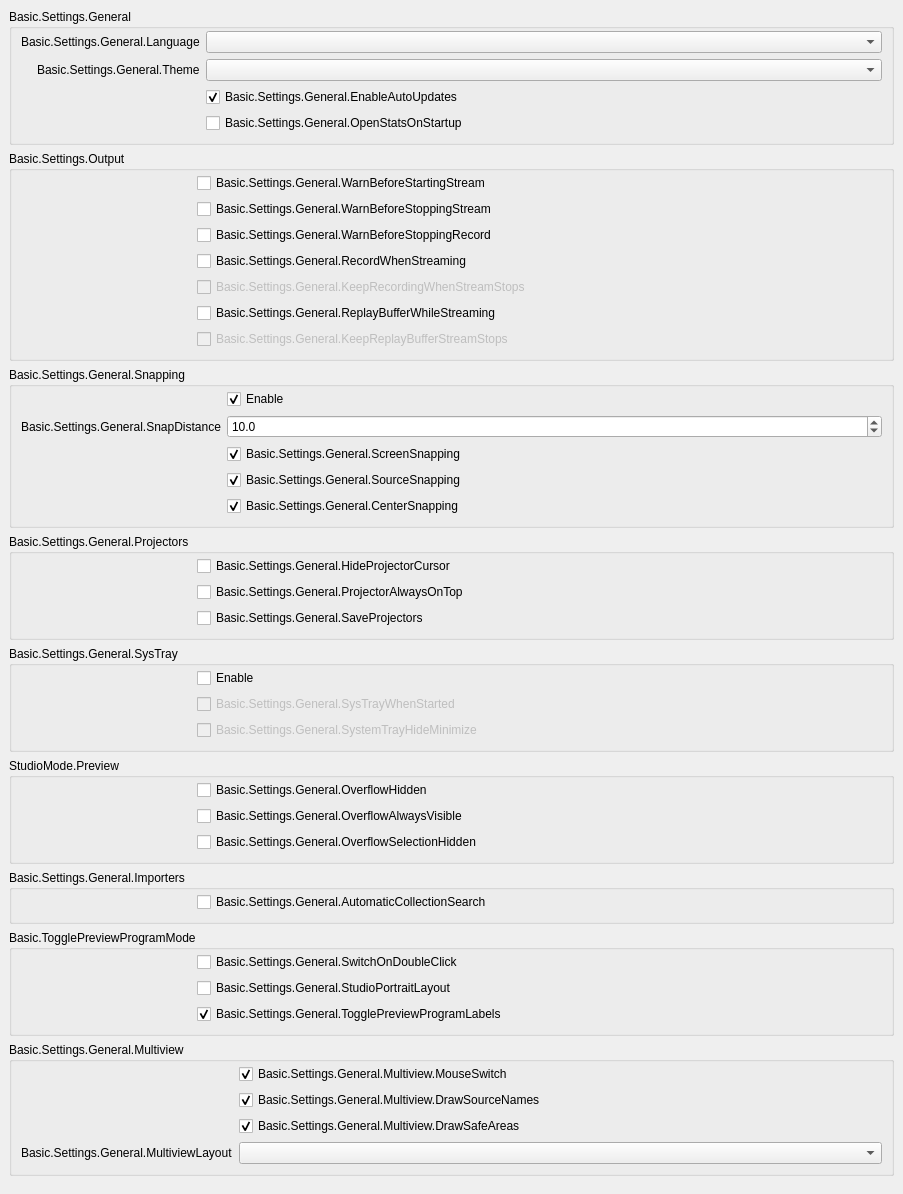
           <widget class="QWidget" name="scrollAreaWidgetContents_2">
            <property name="geometry">
             <rect>
              <x>0</x>
              <y>0</y>
              <width>903</width>
              <height>984</height>
             </rect>
            </property>
            <layout class="QVBoxLayout" name="verticalLayout_19">
             <property name="leftMargin">
              <number>0</number>
             </property>
             <property name="topMargin">
              <number>0</number>
             </property>
             <property name="rightMargin">
              <number>0</number>
             </property>
             <property name="bottomMargin">
              <number>9</number>
             </property>
             <item alignment="Qt::AlignTop">
              <widget class="QWidget" name="widget_2" native="true">
               <layout class="QVBoxLayout" name="verticalLayout_20">
                <item>
                 <widget class="QGroupBox" name="groupBox_15">
                  <property name="title">
                   <string>Basic.Settings.General</string>
                  </property>
                  <layout class="QFormLayout" name="formLayout_32">
                   <property name="fieldGrowthPolicy">
                    <enum>QFormLayout::AllNonFixedFieldsGrow</enum>
                   </property>
                   <property name="labelAlignment">
                    <set>Qt::AlignRight|Qt::AlignTrailing|Qt::AlignVCenter</set>
                   </property>
                   <property name="topMargin">
                    <number>2</number>
                   </property>
                   <item row="0" column="0">
                    <widget class="QLabel" name="label">
                     <property name="text">
                      <string>Basic.Settings.General.Language</string>
                     </property>
                     <property name="buddy">
                      <cstring>language</cstring>
                     </property>
                    </widget>
                   </item>
                   <item row="0" column="1">
                    <widget class="QComboBox" name="language"/>
                   </item>
                   <item row="1" column="0">
                    <widget class="QLabel" name="label_42">
                     <property name="text">
                      <string>Basic.Settings.General.Theme</string>
                     </property>
                     <property name="buddy">
                      <cstring>theme</cstring>
                     </property>
                    </widget>
                   </item>
                   <item row="1" column="1">
                    <widget class="QComboBox" name="theme"/>
                   </item>
                   <item row="2" column="0">
                    <spacer name="horizontalSpacer_3">
                     <property name="orientation">
                      <enum>Qt::Horizontal</enum>
                     </property>
                     <property name="sizeType">
                      <enum>QSizePolicy::Fixed</enum>
                     </property>
                     <property name="sizeHint" stdset="0">
                      <size>
                       <width>170</width>
                       <height>5</height>
                      </size>
                     </property>
                    </spacer>
                   </item>
                   <item row="2" column="1">
                    <widget class="QCheckBox" name="enableAutoUpdates">
                     <property name="text">
                      <string>Basic.Settings.General.EnableAutoUpdates</string>
                     </property>
                     <property name="checked">
                      <bool>true</bool>
                     </property>
                    </widget>
                   </item>
                   <item row="3" column="1">
                    <widget class="QCheckBox" name="openStatsOnStartup">
                     <property name="text">
                      <string>Basic.Settings.General.OpenStatsOnStartup</string>
                     </property>
                    </widget>
                   </item>
                  </layout>
                 </widget>
                </item>
                <item>
                 <widget class="QGroupBox" name="groupBox_16">
                  <property name="title">
                   <string>Basic.Settings.Output</string>
                  </property>
                  <layout class="QFormLayout" name="formLayout_2">
                   <property name="fieldGrowthPolicy">
                    <enum>QFormLayout::AllNonFixedFieldsGrow</enum>
                   </property>
                   <property name="topMargin">
                    <number>2</number>
                   </property>
                   <item row="0" column="0">
                    <spacer name="horizontalSpacer_5">
                     <property name="orientation">
                      <enum>Qt::Horizontal</enum>
                     </property>
                     <property name="sizeType">
                      <enum>QSizePolicy::Fixed</enum>
                     </property>
                     <property name="sizeHint" stdset="0">
                      <size>
                       <width>170</width>
                       <height>5</height>
                      </size>
                     </property>
                    </spacer>
                   </item>
                   <item row="0" column="1">
                    <widget class="QCheckBox" name="warnBeforeStreamStart">
                     <property name="text">
                      <string>Basic.Settings.General.WarnBeforeStartingStream</string>
                     </property>
                    </widget>
                   </item>
                   <item row="1" column="1">
                    <widget class="QCheckBox" name="warnBeforeStreamStop">
                     <property name="text">
                      <string>Basic.Settings.General.WarnBeforeStoppingStream</string>
                     </property>
                    </widget>
                   </item>
                   <item row="2" column="1">
                    <widget class="QCheckBox" name="warnBeforeRecordStop">
                     <property name="text">
                      <string>Basic.Settings.General.WarnBeforeStoppingRecord</string>
                     </property>
                    </widget>
                   </item>
                   <item row="3" column="1">
                    <widget class="QCheckBox" name="recordWhenStreaming">
                     <property name="text">
                      <string>Basic.Settings.General.RecordWhenStreaming</string>
                     </property>
                    </widget>
                   </item>
                   <item row="4" column="1">
                    <widget class="QCheckBox" name="keepRecordStreamStops">
                     <property name="enabled">
                      <bool>false</bool>
                     </property>
                     <property name="text">
                      <string>Basic.Settings.General.KeepRecordingWhenStreamStops</string>
                     </property>
                    </widget>
                   </item>
                   <item row="5" column="1">
                    <widget class="QCheckBox" name="replayWhileStreaming">
                     <property name="text">
                      <string>Basic.Settings.General.ReplayBufferWhileStreaming</string>
                     </property>
                    </widget>
                   </item>
                   <item row="6" column="1">
                    <widget class="QCheckBox" name="keepReplayStreamStops">
                     <property name="enabled">
                      <bool>false</bool>
                     </property>
                     <property name="text">
                      <string>Basic.Settings.General.KeepReplayBufferStreamStops</string>
                     </property>
                    </widget>
                   </item>
                  </layout>
                 </widget>
                </item>
                <item>
                 <widget class="QGroupBox" name="groupBox_10">
                  <property name="enabled">
                   <bool>true</bool>
                  </property>
                  <property name="sizePolicy">
                   <sizepolicy hsizetype="Preferred" vsizetype="Maximum">
                    <horstretch>0</horstretch>
                    <verstretch>0</verstretch>
                   </sizepolicy>
                  </property>
                  <property name="title">
                   <string>Basic.Settings.General.Snapping</string>
                  </property>
                  <property name="flat">
                   <bool>false</bool>
                  </property>
                  <layout class="QFormLayout" name="formLayout_21">
                   <property name="fieldGrowthPolicy">
                    <enum>QFormLayout::AllNonFixedFieldsGrow</enum>
                   </property>
                   <property name="labelAlignment">
                    <set>Qt::AlignRight|Qt::AlignTrailing|Qt::AlignVCenter</set>
                   </property>
                   <property name="topMargin">
                    <number>2</number>
                   </property>
                   <item row="0" column="1">
                    <widget class="QCheckBox" name="snappingEnabled">
                     <property name="text">
                      <string>Enable</string>
                     </property>
                     <property name="checked">
                      <bool>true</bool>
                     </property>
                    </widget>
                   </item>
                   <item row="2" column="1">
                    <widget class="QCheckBox" name="screenSnapping">
                     <property name="text">
                      <string>Basic.Settings.General.ScreenSnapping</string>
                     </property>
                     <property name="checked">
                      <bool>true</bool>
                     </property>
                    </widget>
                   </item>
                   <item row="4" column="1">
                    <widget class="QCheckBox" name="centerSnapping">
                     <property name="text">
                      <string>Basic.Settings.General.CenterSnapping</string>
                     </property>
                     <property name="checked">
                      <bool>true</bool>
                     </property>
                    </widget>
                   </item>
                   <item row="3" column="1">
                    <widget class="QCheckBox" name="sourceSnapping">
                     <property name="text">
                      <string>Basic.Settings.General.SourceSnapping</string>
                     </property>
                     <property name="checked">
                      <bool>true</bool>
                     </property>
                    </widget>
                   </item>
                   <item row="1" column="1">
                    <widget class="QDoubleSpinBox" name="snapDistance">
                     <property name="decimals">
                      <number>1</number>
                     </property>
                     <property name="singleStep">
                      <double>0.500000000000000</double>
                     </property>
                     <property name="value">
                      <double>10.000000000000000</double>
                     </property>
                    </widget>
                   </item>
                   <item row="1" column="0">
                    <widget class="QLabel" name="label_9">
                     <property name="text">
                      <string>Basic.Settings.General.SnapDistance</string>
                     </property>
                     <property name="buddy">
                      <cstring>snapDistance</cstring>
                     </property>
                    </widget>
                   </item>
                   <item row="3" column="0">
                    <spacer name="horizontalSpacer_4">
                     <property name="orientation">
                      <enum>Qt::Horizontal</enum>
                     </property>
                     <property name="sizeType">
                      <enum>QSizePolicy::Fixed</enum>
                     </property>
                     <property name="sizeHint" stdset="0">
                      <size>
                       <width>170</width>
                       <height>5</height>
                      </size>
                     </property>
                    </spacer>
                   </item>
                  </layout>
                 </widget>
                </item>
                <item>
                 <widget class="QGroupBox" name="groupBox_14">
                  <property name="title">
                   <string>Basic.Settings.General.Projectors</string>
                  </property>
                  <layout class="QFormLayout" name="formLayout_28">
                   <property name="fieldGrowthPolicy">
                    <enum>QFormLayout::AllNonFixedFieldsGrow</enum>
                   </property>
                   <property name="topMargin">
                    <number>2</number>
                   </property>
                   <item row="0" column="1">
                    <widget class="QCheckBox" name="hideProjectorCursor">
                     <property name="text">
                      <string>Basic.Settings.General.HideProjectorCursor</string>
                     </property>
                    </widget>
                   </item>
                   <item row="1" column="1">
                    <widget class="QCheckBox" name="projectorAlwaysOnTop">
                     <property name="text">
                      <string>Basic.Settings.General.ProjectorAlwaysOnTop</string>
                     </property>
                    </widget>
                   </item>
                   <item row="2" column="1">
                    <widget class="QCheckBox" name="saveProjectors">
                     <property name="text">
                      <string>Basic.Settings.General.SaveProjectors</string>
                     </property>
                    </widget>
                   </item>
                   <item row="1" column="0">
                    <spacer name="horizontalSpacer">
                     <property name="orientation">
                      <enum>Qt::Horizontal</enum>
                     </property>
                     <property name="sizeType">
                      <enum>QSizePolicy::Fixed</enum>
                     </property>
                     <property name="sizeHint" stdset="0">
                      <size>
                       <width>170</width>
                       <height>5</height>
                      </size>
                     </property>
                    </spacer>
                   </item>
                  </layout>
                 </widget>
                </item>
                <item>
                 <widget class="QGroupBox" name="groupBox_13">
                  <property name="title">
                   <string>Basic.Settings.General.SysTray</string>
                  </property>
                  <layout class="QFormLayout" name="formLayout_29">
                   <property name="fieldGrowthPolicy">
                    <enum>QFormLayout::AllNonFixedFieldsGrow</enum>
                   </property>
                   <property name="topMargin">
                    <number>2</number>
                   </property>
                   <item row="0" column="1">
                    <widget class="QCheckBox" name="systemTrayEnabled">
                     <property name="text">
                      <string>Enable</string>
                     </property>
                    </widget>
                   </item>
                   <item row="1" column="1">
                    <widget class="QCheckBox" name="systemTrayWhenStarted">
                     <property name="enabled">
                      <bool>false</bool>
                     </property>
                     <property name="text">
                      <string>Basic.Settings.General.SysTrayWhenStarted</string>
                     </property>
                    </widget>
                   </item>
                   <item row="2" column="1">
                    <widget class="QCheckBox" name="systemTrayAlways">
                     <property name="enabled">
                      <bool>false</bool>
                     </property>
                     <property name="text">
                      <string>Basic.Settings.General.SystemTrayHideMinimize</string>
                     </property>
                    </widget>
                   </item>
                   <item row="1" column="0">
                    <spacer name="horizontalSpacer_2">
                     <property name="orientation">
                      <enum>Qt::Horizontal</enum>
                     </property>
                     <property name="sizeType">
                      <enum>QSizePolicy::Fixed</enum>
                     </property>
                     <property name="sizeHint" stdset="0">
                      <size>
                       <width>170</width>
                       <height>5</height>
                      </size>
                     </property>
                    </spacer>
                   </item>
                  </layout>
                 </widget>
                </item>
                <item>
                 <widget class="QGroupBox" name="groupBox_18">
                  <property name="title">
                   <string>StudioMode.Preview</string>
                  </property>
                  <layout class="QFormLayout" name="formLayout_35">
                   <property name="fieldGrowthPolicy">
                    <enum>QFormLayout::AllNonFixedFieldsGrow</enum>
                   </property>
                   <property name="labelAlignment">
                    <set>Qt::AlignRight|Qt::AlignTrailing|Qt::AlignVCenter</set>
                   </property>
                   <property name="topMargin">
                    <number>2</number>
                   </property>
                   <item row="1" column="1">
                    <widget class="QCheckBox" name="overflowAlwaysVisible">
                     <property name="text">
                      <string>Basic.Settings.General.OverflowAlwaysVisible</string>
                     </property>
                    </widget>
                   </item>
                   <item row="0" column="0">
                    <spacer name="horizontalSpacer_25">
                     <property name="orientation">
                      <enum>Qt::Horizontal</enum>
                     </property>
                     <property name="sizeHint" stdset="0">
                      <size>
                       <width>170</width>
                       <height>5</height>
                      </size>
                     </property>
                    </spacer>
                   </item>
                   <item row="2" column="1">
                    <widget class="QCheckBox" name="overflowSelectionHide">
                     <property name="text">
                      <string>Basic.Settings.General.OverflowSelectionHidden</string>
                     </property>
                    </widget>
                   </item>
                   <item row="0" column="1">
                    <widget class="QCheckBox" name="overflowHide">
                     <property name="text">
                      <string>Basic.Settings.General.OverflowHidden</string>
                     </property>
                    </widget>
                   </item>
                  </layout>
                 </widget>
                </item>
                <item>
                 <widget class="QGroupBox" name="groupBox_19">
                  <property name="title">
                   <string>Basic.Settings.General.Importers</string>
                  </property>
                  <layout class="QFormLayout" name="formLayout_36">
                   <property name="fieldGrowthPolicy">
                    <enum>QFormLayout::AllNonFixedFieldsGrow</enum>
                   </property>
                   <property name="labelAlignment">
                    <set>Qt::AlignRight|Qt::AlignTrailing|Qt::AlignVCenter</set>
                   </property>
                   <property name="topMargin">
                    <number>2</number>
                   </property>
                   <item row="0" column="0">
                    <spacer name="horizontalSpacer_26">
                     <property name="orientation">
                      <enum>Qt::Horizontal</enum>
                     </property>
                     <property name="sizeHint" stdset="0">
                      <size>
                       <width>170</width>
                       <height>5</height>
                      </size>
                     </property>
                    </spacer>
                   </item>
                   <item row="0" column="1">
                    <widget class="QCheckBox" name="automaticSearch">
                     <property name="text">
                      <string>Basic.Settings.General.AutomaticCollectionSearch</string>
                     </property>
                    </widget>
                   </item>
                  </layout>
                 </widget>
                </item>
                <item>
                 <widget class="QGroupBox" name="groupBox_11">
                  <property name="title">
                   <string>Basic.TogglePreviewProgramMode</string>
                  </property>
                  <layout class="QFormLayout" name="formLayout_31">
                   <property name="fieldGrowthPolicy">
                    <enum>QFormLayout::AllNonFixedFieldsGrow</enum>
                   </property>
                   <property name="labelAlignment">
                    <set>Qt::AlignRight|Qt::AlignTrailing|Qt::AlignVCenter</set>
                   </property>
                   <property name="topMargin">
                    <number>2</number>
                   </property>
                   <item row="0" column="1">
                    <widget class="QCheckBox" name="doubleClickSwitch">
                     <property name="text">
                      <string>Basic.Settings.General.SwitchOnDoubleClick</string>
                     </property>
                    </widget>
                   </item>
                   <item row="0" column="0">
                    <spacer name="horizontalSpacer_6">
                     <property name="orientation">
                      <enum>Qt::Horizontal</enum>
                     </property>
                     <property name="sizeHint" stdset="0">
                      <size>
                       <width>170</width>
                       <height>5</height>
                      </size>
                     </property>
                    </spacer>
                   </item>
                   <item row="1" column="1">
                    <widget class="QCheckBox" name="studioPortraitLayout">
                     <property name="text">
                      <string>Basic.Settings.General.StudioPortraitLayout</string>
                     </property>
                    </widget>
                   </item>
                   <item row="2" column="1">
                    <widget class="QCheckBox" name="prevProgLabelToggle">
                     <property name="text">
                      <string>Basic.Settings.General.TogglePreviewProgramLabels</string>
                     </property>
                     <property name="checked">
                      <bool>true</bool>
                     </property>
                    </widget>
                   </item>
                  </layout>
                 </widget>
                </item>
                <item>
                 <widget class="QGroupBox" name="groupBoxMultiview">
                  <property name="title">
                   <string>Basic.Settings.General.Multiview</string>
                  </property>
                  <layout class="QFormLayout" name="formLayoutMultiview">
                   <property name="fieldGrowthPolicy">
                    <enum>QFormLayout::AllNonFixedFieldsGrow</enum>
                   </property>
                   <property name="labelAlignment">
                    <set>Qt::AlignRight|Qt::AlignTrailing|Qt::AlignVCenter</set>
                   </property>
                   <property name="topMargin">
                    <number>2</number>
                   </property>
                   <item row="0" column="0">
                    <spacer name="horizontalSpacerMultiview">
                     <property name="orientation">
                      <enum>Qt::Horizontal</enum>
                     </property>
                     <property name="sizeType">
                      <enum>QSizePolicy::Fixed</enum>
                     </property>
                     <property name="sizeHint" stdset="0">
                      <size>
                       <width>170</width>
                       <height>5</height>
                      </size>
                     </property>
                    </spacer>
                   </item>
                   <item row="0" column="1">
                    <widget class="QCheckBox" name="multiviewMouseSwitch">
                     <property name="text">
                      <string>Basic.Settings.General.Multiview.MouseSwitch</string>
                     </property>
                     <property name="checked">
                      <bool>true</bool>
                     </property>
                    </widget>
                   </item>
                   <item row="1" column="1">
                    <widget class="QCheckBox" name="multiviewDrawNames">
                     <property name="text">
                      <string>Basic.Settings.General.Multiview.DrawSourceNames</string>
                     </property>
                     <property name="checked">
                      <bool>true</bool>
                     </property>
                    </widget>
                   </item>
                   <item row="2" column="1">
                    <widget class="QCheckBox" name="multiviewDrawAreas">
                     <property name="text">
                      <string>Basic.Settings.General.Multiview.DrawSafeAreas</string>
                     </property>
                     <property name="checked">
                      <bool>true</bool>
                     </property>
                    </widget>
                   </item>
                   <item row="3" column="1">
                    <widget class="QComboBox" name="multiviewLayout"/>
                   </item>
                   <item row="3" column="0">
                    <widget class="QLabel" name="label_64">
                     <property name="text">
                      <string>Basic.Settings.General.MultiviewLayout</string>
                     </property>
                     <property name="buddy">
                      <cstring>multiviewLayout</cstring>
                     </property>
                    </widget>
                   </item>
                  </layout>
                 </widget>
                </item>
               </layout>
              </widget>
             </item>
            </layout>
           </widget>
